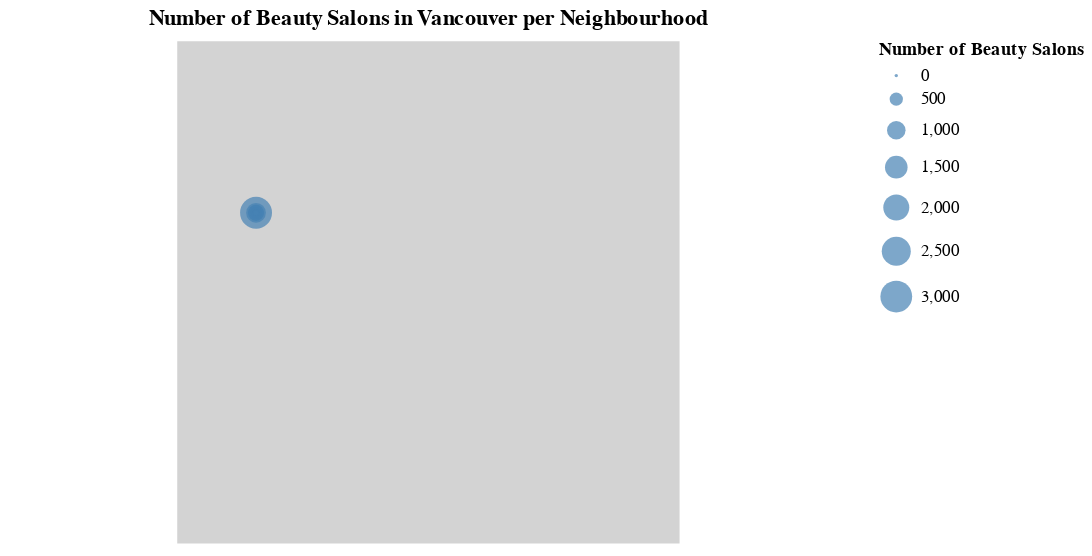

This figure's notebook cell:
### Code cell
background + points

### Figure 1 — Vega-Lite specification as saved in the notebook (floating-point values rounded to 4 significant figures; data arrays with more than 128 entries replaced by an {"elided": "..."} marker saying what was removed)
{"$schema": "https://vega.github.io/schema/vega-lite/v4.0.2.json", "config": {"view": {"continuousHeight": 300, "continuousWidth": 400}}, "datasets": {"data-b10a8f3c0a3deb809cc51b8ce438b8a6": [{"LicenceRSN": 112, "LocalArea": "Arbutus-Ridge", "X": -123.2, "Y": 49.24}, {"LicenceRSN": 3029, "LocalArea": "Downtown", "X": -123.1, "Y": 49.28}, {"LicenceRSN": 76, "LocalArea": "Dunbar-Southlands", "X": -123.2, "Y": 49.24}, {"LicenceRSN": 1136, "LocalArea": "Fairview", "X": -123.1, "Y": 49.26}, {"LicenceRSN": 401, "LocalArea": "Grandview-Woodland", "X": -123.1, "Y": 49.28}, {"LicenceRSN": 166, "LocalArea": "Hastings-Sunrise", "X": -123.0, "Y": 49.28}, {"LicenceRSN": 321, "LocalArea": "Kensington-Cedar Cottage", "X": -123.1, "Y": 49.25}, {"LicenceRSN": 123, "LocalArea": "Kerrisdale", "X": -123.2, "Y": 49.23}, {"LicenceRSN": 70, "LocalArea": "Killarney", "X": -123.0, "Y": 49.22}, {"LicenceRSN": 667, "LocalArea": "Kitsilano", "X": -123.2, "Y": 49.27}, {"LicenceRSN": 345, "LocalArea": "Marpole", "X": -123.1, "Y": 49.21}, {"LicenceRSN": 623, "LocalArea": "Mount Pleasant", "X": -123.1, "Y": 49.26}, {"LicenceRSN": 118, "LocalArea": "Oakridge", "X": -123.1, "Y": 49.23}, {"LicenceRSN": 240, "LocalArea": "Renfrew-Collingwood", "X": -123.0, "Y": 49.24}, {"LicenceRSN": 232, "LocalArea": "Riley Park", "X": -123.1, "Y": 49.25}, {"LicenceRSN": 36, "LocalArea": "Shaughnessy", "X": -123.1, "Y": 49.24}, {"LicenceRSN": 83, "LocalArea": "South Cambie", "X": -123.1, "Y": 49.25}, {"LicenceRSN": 383, "LocalArea": "Strathcona", "X": -123.1, "Y": 49.28}, {"LicenceRSN": 202, "LocalArea": "Sunset", "X": -123.1, "Y": 49.22}, {"LicenceRSN": 83, "LocalArea": "Victoria-Fraserview", "X": -123.1, "Y": 49.22}, {"LicenceRSN": 723, "LocalArea": "West End", "X": -123.1, "Y": 49.29}, {"LicenceRSN": 81, "LocalArea": "West Point Grey", "X": -123.2, "Y": 49.26}]}, "layer": [{"data": {"values": [{"geometry": {"coordinates": {"elided": "1x2797x2 float values"}, "type": "Polygon"}, "id": 1, "properties": {"globalid": "{6187059B-C480-4BAE-8C9A-F3F93C09B33D}", "name1": "Dunbar-Southlands", "objectid": 1}, "type": "Feature"}, {"geometry": {"coordinates": {"elided": "1x1952x2 float values"}, "type": "Polygon"}, "id": 2, "properties": {"globalid": "{23DDE337-AC54-4CF8-B0BD-4E2381124396}", "name1": "Marpole", "objectid": 2}, "type": "Feature"}, {"geometry": {"coordinates": {"elided": "1x821x2 float values"}, "type": "Polygon"}, "id": 3, "properties": {"globalid": "{0F0CD5F5-9179-4C9A-A4B2-26F8E18700BF}", "name1": "West Point Grey", "objectid": 3}, "type": "Feature"}, {"geometry": {"coordinates": {"elided": "1x1233x2 float values"}, "type": "Polygon"}, "id": 4, "properties": {"globalid": "{AABAD8E2-9446-4816-9650-CD258B8885AC}", "name1": "Sunset", "objectid": 4}, "type": "Feature"}, {"geometry": {"coordinates": {"elided": "1x290x2 float values"}, "type": "Polygon"}, "id": 5, "properties": {"globalid": "{28E25491-3CC8-4319-B530-73462AE0F5FA}", "name1": "Arbutus-Ridge", "objectid": 5}, "type": "Feature"}, {"geometry": {"coordinates": {"elided": "1x1390x2 float values"}, "type": "Polygon"}, "id": 6, "properties": {"globalid": "{5D454C1B-76F2-46A7-84F7-A269BED6FA24}", "name1": "Killarney", "objectid": 6}, "type": "Feature"}, {"geometry": {"coordinates": {"elided": "1x226x2 float values"}, "type": "Polygon"}, "id": 7, "properties": {"globalid": "{DDAEEE51-D12D-4AF6-8AAD-6BFD77105E9D}", "name1": "Kensington-Cedar Cottage", "objectid": 7}, "type": "Feature"}, {"geometry": {"coordinates": {"elided": "1x1431x2 float values"}, "type": "Polygon"}, "id": 8, "properties": {"globalid": "{F7A1E4E3-F03B-455F-AA0E-CCA991EA466C}", "name1": "Kitsilano", "objectid": 8}, "type": "Feature"}, {"geometry": {"coordinates": {"elided": "1x667x2 float values"}, "type": "Polygon"}, "id": 9, "properties": {"globalid": "{3BE8B91E-C0DD-439B-B000-9A8FDAA03F93}", "name1": "Grandview-Woodland", "objectid": 9}, "type": "Feature"}, {"geometry": {"coordinates": {"elided": "1x313x2 float values"}, "type": "Polygon"}, "id": 10, "properties": {"globalid": "{8572BD26-3146-44D2-9BE3-766AE9F149A0}", "name1": "Renfrew-Collingwood", "objectid": 10}, "type": "Feature"}, {"geometry": {"coordinates": {"elided": "1x1819x2 float values"}, "type": "Polygon"}, "id": 11, "properties": {"globalid": "{4A51C3A1-244F-4523-B1E5-A2505361E21D}", "name1": "Kerrisdale", "objectid": 11}, "type": "Feature"}, {"geometry": {"coordinates": {"elided": "1x1565x2 float values"}, "type": "Polygon"}, "id": 12, "properties": {"globalid": "{D1038125-FA11-4C34-A2D4-77218A5907FD}", "name1": "Strathcona", "objectid": 12}, "type": "Feature"}, {"geometry": {"coordinates": {"elided": "1x1127x2 float values"}, "type": "Polygon"}, "id": 13, "properties": {"globalid": "{7D80B9DD-2911-40FC-B26E-BC0C586833EC}", "name1": "Fairview", "objectid": 13}, "type": "Feature"}, {"geometry": {"coordinates": {"elided": "1x227x2 float values"}, "type": "Polygon"}, "id": 14, "properties": {"globalid": "{177D23D6-543A-4625-992A-FC611A36E2F9}", "name1": "Shaughnessy", "objectid": 14}, "type": "Feature"}, {"geometry": {"coordinates": {"elided": "1x2095x2 float values"}, "type": "Polygon"}, "id": 15, "properties": {"globalid": "{513E1C1C-414D-4C90-820C-9BB167FBE2C1}", "name1": "Hastings-Sunrise", "objectid": 15}, "type": "Feature"}, {"geometry": {"coordinates": {"elided": "1x700x2 float values"}, "type": "Polygon"}, "id": 16, "properties": {"globalid": "{4C78D3BE-DF26-45FE-B853-5C9B0C2162BF}", "name1": "Mount Pleasant", "objectid": 16}, "type": "Feature"}, {"geometry": {"coordinates": {"elided": "1x2532x2 float values"}, "type": "Polygon"}, "id": 17, "properties": {"globalid": "{0D45AA70-0AE8-4B5A-A247-EE85354E83AC}", "name1": "Downtown", "objectid": 17}, "type": "Feature"}, {"geometry": {"coordinates": {"elided": "1x231x2 float values"}, "type": "Polygon"}, "id": 18, "properties": {"globalid": "{AFD8C6B2-D727-4399-A18B-8C6F9D9A7A86}", "name1": "South Cambie", "objectid": 18}, "type": "Feature"}, {"geometry": {"coordinates": {"elided": "1x884x2 float values"}, "type": "Polygon"}, "id": 19, "properties": {"globalid": "{035D8852-1EF8-423F-8A31-EB0F8D144060}", "name1": "Victoria-Fraserview", "objectid": 19}, "type": "Feature"}, {"geometry": {"coordinates": {"elided": "1x83x2 float values"}, "type": "Polygon"}, "id": 20, "properties": {"globalid": "{55C52963-E599-48AE-93F2-C34CAC0FC2F5}", "name1": "Oakridge", "objectid": 20}, "type": "Feature"}, {"geometry": {"coordinates": {"elided": "1x247x2 float values"}, "type": "Polygon"}, "id": 22, "properties": {"globalid": "{5C2DD1D1-1E4F-4243-BAB4-884763E9D734}", "name1": "Riley Park", "objectid": 22}, "type": "Feature"}, {"geometry": {"coordinates": {"elided": "1x774x2 float values"}, "type": "Polygon"}, "id": 21, "properties": {"globalid": "{E6155775-A0BC-462E-9173-C8755D52D7B3}", "name1": "West End", "objectid": 21}, "type": "Feature"}]}, "encoding": {}, "height": 300, "mark": {"fill": "lightgray", "stroke": "white", "type": "geoshape"}, "width": 500}, {"data": {"name": "data-b10a8f3c0a3deb809cc51b8ce438b8a6"}, "encoding": {"color": {"value": "steelblue"}, "latitude": {"field": "Y", "type": "quantitative"}, "longitude": {"field": "X", "type": "quantitative"}, "size": {"field": "LicenceRSN", "title": "Number of Beauty Salons", "type": "quantitative"}}, "mark": "circle", "title": "Number of Beauty Salons in Vancouver per Neighbourhood"}]}
